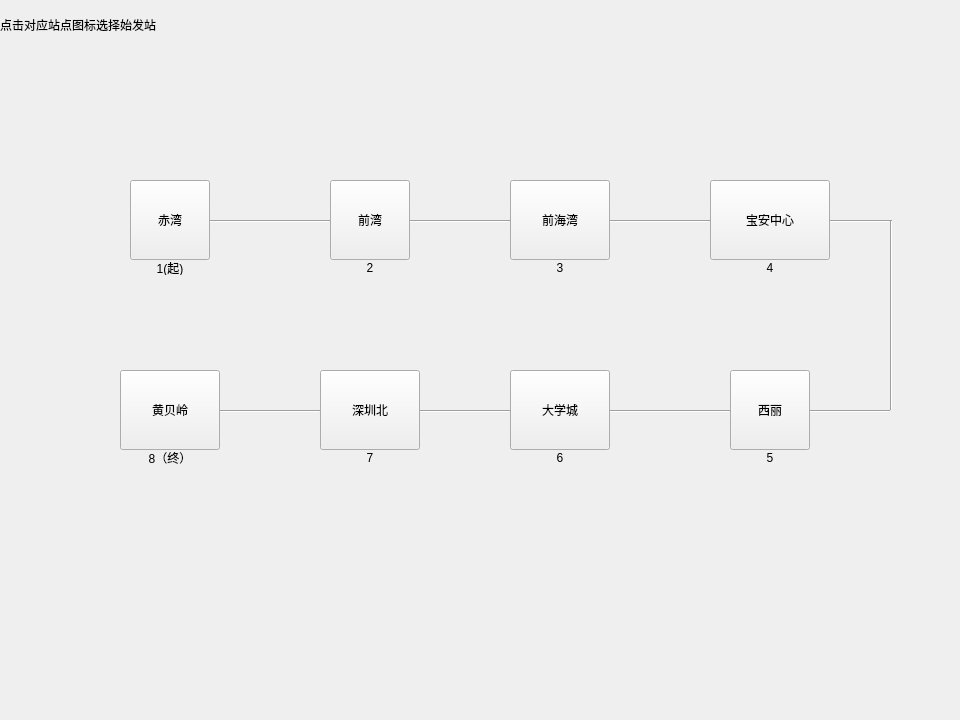
<?xml version="1.0" encoding="UTF-8"?>
<ui version="4.0">
 <class>startChoose</class>
 <widget class="QWidget" name="startChoose">
  <property name="geometry">
   <rect>
    <x>0</x>
    <y>0</y>
    <width>960</width>
    <height>720</height>
   </rect>
  </property>
  <property name="windowTitle">
   <string>Form</string>
  </property>
  <widget class="QPushButton" name="xiLi">
   <property name="geometry">
    <rect>
     <x>730</x>
     <y>370</y>
     <width>80</width>
     <height>80</height>
    </rect>
   </property>
   <property name="text">
    <string>西丽</string>
   </property>
  </widget>
  <widget class="QLabel" name="label_3">
   <property name="geometry">
    <rect>
     <x>510</x>
     <y>260</y>
     <width>100</width>
     <height>15</height>
    </rect>
   </property>
   <property name="text">
    <string>3</string>
   </property>
   <property name="alignment">
    <set>Qt::AlignCenter</set>
   </property>
  </widget>
  <widget class="QPushButton" name="qianHaiWan">
   <property name="geometry">
    <rect>
     <x>510</x>
     <y>180</y>
     <width>100</width>
     <height>80</height>
    </rect>
   </property>
   <property name="text">
    <string>前海湾</string>
   </property>
  </widget>
  <widget class="QPushButton" name="huangBeiLing">
   <property name="geometry">
    <rect>
     <x>120</x>
     <y>370</y>
     <width>100</width>
     <height>80</height>
    </rect>
   </property>
   <property name="text">
    <string>黄贝岭</string>
   </property>
  </widget>
  <widget class="Line" name="line_9">
   <property name="geometry">
    <rect>
     <x>810</x>
     <y>410</y>
     <width>80</width>
     <height>3</height>
    </rect>
   </property>
   <property name="orientation">
    <enum>Qt::Horizontal</enum>
   </property>
  </widget>
  <widget class="QLabel" name="searchLb1">
   <property name="geometry">
    <rect>
     <x>0</x>
     <y>0</y>
     <width>511</width>
     <height>50</height>
    </rect>
   </property>
   <property name="text">
    <string>点击对应站点图标选择始发站</string>
   </property>
  </widget>
  <widget class="QLabel" name="label_7">
   <property name="geometry">
    <rect>
     <x>510</x>
     <y>450</y>
     <width>100</width>
     <height>15</height>
    </rect>
   </property>
   <property name="text">
    <string>6</string>
   </property>
   <property name="alignment">
    <set>Qt::AlignCenter</set>
   </property>
  </widget>
  <widget class="QPushButton" name="univerCity">
   <property name="geometry">
    <rect>
     <x>510</x>
     <y>370</y>
     <width>100</width>
     <height>80</height>
    </rect>
   </property>
   <property name="text">
    <string>大学城</string>
   </property>
  </widget>
  <widget class="QLabel" name="label_6">
   <property name="geometry">
    <rect>
     <x>320</x>
     <y>450</y>
     <width>100</width>
     <height>15</height>
    </rect>
   </property>
   <property name="text">
    <string>7</string>
   </property>
   <property name="alignment">
    <set>Qt::AlignCenter</set>
   </property>
  </widget>
  <widget class="Line" name="line_3">
   <property name="geometry">
    <rect>
     <x>610</x>
     <y>220</y>
     <width>100</width>
     <height>3</height>
    </rect>
   </property>
   <property name="orientation">
    <enum>Qt::Horizontal</enum>
   </property>
  </widget>
  <widget class="Line" name="line_4">
   <property name="geometry">
    <rect>
     <x>220</x>
     <y>410</y>
     <width>100</width>
     <height>3</height>
    </rect>
   </property>
   <property name="orientation">
    <enum>Qt::Horizontal</enum>
   </property>
  </widget>
  <widget class="QLabel" name="label_2">
   <property name="geometry">
    <rect>
     <x>330</x>
     <y>260</y>
     <width>80</width>
     <height>15</height>
    </rect>
   </property>
   <property name="text">
    <string>2</string>
   </property>
   <property name="alignment">
    <set>Qt::AlignCenter</set>
   </property>
  </widget>
  <widget class="Line" name="line_7">
   <property name="geometry">
    <rect>
     <x>890</x>
     <y>220</y>
     <width>3</width>
     <height>190</height>
    </rect>
   </property>
   <property name="orientation">
    <enum>Qt::Vertical</enum>
   </property>
  </widget>
  <widget class="Line" name="line">
   <property name="geometry">
    <rect>
     <x>210</x>
     <y>220</y>
     <width>120</width>
     <height>3</height>
    </rect>
   </property>
   <property name="font">
    <font>
     <family>Adobe Devanagari</family>
     <pointsize>9</pointsize>
    </font>
   </property>
   <property name="orientation">
    <enum>Qt::Horizontal</enum>
   </property>
  </widget>
  <widget class="QPushButton" name="qianWan">
   <property name="geometry">
    <rect>
     <x>330</x>
     <y>180</y>
     <width>80</width>
     <height>80</height>
    </rect>
   </property>
   <property name="text">
    <string>前湾</string>
   </property>
  </widget>
  <widget class="QLabel" name="label_4">
   <property name="geometry">
    <rect>
     <x>710</x>
     <y>260</y>
     <width>120</width>
     <height>15</height>
    </rect>
   </property>
   <property name="text">
    <string>4</string>
   </property>
   <property name="alignment">
    <set>Qt::AlignCenter</set>
   </property>
  </widget>
  <widget class="QPushButton" name="baoAnCenter">
   <property name="geometry">
    <rect>
     <x>710</x>
     <y>180</y>
     <width>120</width>
     <height>80</height>
    </rect>
   </property>
   <property name="text">
    <string>宝安中心</string>
   </property>
  </widget>
  <widget class="Line" name="line_8">
   <property name="geometry">
    <rect>
     <x>830</x>
     <y>220</y>
     <width>60</width>
     <height>3</height>
    </rect>
   </property>
   <property name="orientation">
    <enum>Qt::Horizontal</enum>
   </property>
  </widget>
  <widget class="QLabel" name="label_5">
   <property name="geometry">
    <rect>
     <x>120</x>
     <y>450</y>
     <width>100</width>
     <height>15</height>
    </rect>
   </property>
   <property name="text">
    <string>8（终）</string>
   </property>
   <property name="alignment">
    <set>Qt::AlignCenter</set>
   </property>
  </widget>
  <widget class="QLabel" name="label_8">
   <property name="geometry">
    <rect>
     <x>730</x>
     <y>450</y>
     <width>80</width>
     <height>15</height>
    </rect>
   </property>
   <property name="text">
    <string>5</string>
   </property>
   <property name="alignment">
    <set>Qt::AlignCenter</set>
   </property>
  </widget>
  <widget class="QPushButton" name="shenzhenNorth">
   <property name="geometry">
    <rect>
     <x>320</x>
     <y>370</y>
     <width>100</width>
     <height>80</height>
    </rect>
   </property>
   <property name="text">
    <string>深圳北</string>
   </property>
  </widget>
  <widget class="QLabel" name="label">
   <property name="geometry">
    <rect>
     <x>130</x>
     <y>260</y>
     <width>80</width>
     <height>15</height>
    </rect>
   </property>
   <property name="text">
    <string>1(起)</string>
   </property>
   <property name="alignment">
    <set>Qt::AlignCenter</set>
   </property>
  </widget>
  <widget class="Line" name="line_6">
   <property name="geometry">
    <rect>
     <x>610</x>
     <y>410</y>
     <width>120</width>
     <height>3</height>
    </rect>
   </property>
   <property name="orientation">
    <enum>Qt::Horizontal</enum>
   </property>
  </widget>
  <widget class="Line" name="line_2">
   <property name="geometry">
    <rect>
     <x>410</x>
     <y>220</y>
     <width>100</width>
     <height>3</height>
    </rect>
   </property>
   <property name="orientation">
    <enum>Qt::Horizontal</enum>
   </property>
  </widget>
  <widget class="QPushButton" name="chiWan">
   <property name="geometry">
    <rect>
     <x>130</x>
     <y>180</y>
     <width>80</width>
     <height>80</height>
    </rect>
   </property>
   <property name="text">
    <string>赤湾</string>
   </property>
   <property name="checkable">
    <bool>true</bool>
   </property>
   <property name="autoExclusive">
    <bool>true</bool>
   </property>
  </widget>
  <widget class="Line" name="line_5">
   <property name="geometry">
    <rect>
     <x>420</x>
     <y>410</y>
     <width>90</width>
     <height>3</height>
    </rect>
   </property>
   <property name="orientation">
    <enum>Qt::Horizontal</enum>
   </property>
  </widget>
 </widget>
 <resources/>
 <connections/>
</ui>
